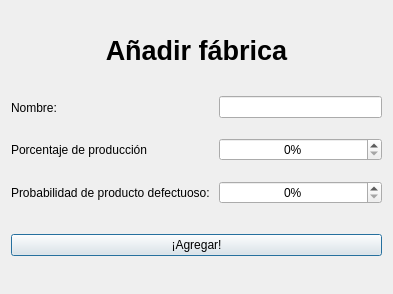
<?xml version="1.0" encoding="UTF-8"?>
<ui version="4.0">
 <class>AddFactory</class>
 <widget class="QDialog" name="AddFactory">
  <property name="geometry">
   <rect>
    <x>0</x>
    <y>0</y>
    <width>393</width>
    <height>294</height>
   </rect>
  </property>
  <property name="maximumSize">
   <size>
    <width>600</width>
    <height>16777215</height>
   </size>
  </property>
  <property name="windowTitle">
   <string>Dialog</string>
  </property>
  <widget class="QWidget" name="layoutWidget">
   <property name="geometry">
    <rect>
     <x>11</x>
     <y>11</y>
     <width>371</width>
     <height>271</height>
    </rect>
   </property>
   <layout class="QVBoxLayout" name="verticalLayout_3" stretch="1,4,1">
    <item>
     <widget class="QLabel" name="label_3">
      <property name="sizePolicy">
       <sizepolicy hsizetype="Preferred" vsizetype="Fixed">
        <horstretch>0</horstretch>
        <verstretch>0</verstretch>
       </sizepolicy>
      </property>
      <property name="font">
       <font>
        <pointsize>20</pointsize>
        <bold>true</bold>
       </font>
      </property>
      <property name="text">
       <string>Añadir fábrica</string>
      </property>
      <property name="alignment">
       <set>Qt::AlignmentFlag::AlignCenter</set>
      </property>
     </widget>
    </item>
    <item>
     <layout class="QHBoxLayout" name="horizontalLayout">
      <item>
       <layout class="QVBoxLayout" name="verticalLayout_2">
        <property name="spacing">
         <number>20</number>
        </property>
        <item>
         <widget class="QLabel" name="label">
          <property name="text">
           <string>Nombre: </string>
          </property>
         </widget>
        </item>
        <item>
         <widget class="QLabel" name="label_4">
          <property name="text">
           <string>Porcentaje de producción</string>
          </property>
         </widget>
        </item>
        <item>
         <widget class="QLabel" name="label_2">
          <property name="text">
           <string>Probabilidad de producto defectuoso: </string>
          </property>
         </widget>
        </item>
       </layout>
      </item>
      <item>
       <layout class="QVBoxLayout" name="verticalLayout">
        <property name="spacing">
         <number>20</number>
        </property>
        <item>
         <widget class="QLineEdit" name="line_edit_name">
          <property name="inputMask">
           <string/>
          </property>
          <property name="text">
           <string/>
          </property>
          <property name="maxLength">
           <number>32767</number>
          </property>
          <property name="alignment">
           <set>Qt::AlignmentFlag::AlignCenter</set>
          </property>
          <property name="placeholderText">
           <string/>
          </property>
         </widget>
        </item>
        <item>
         <widget class="QSpinBox" name="spin_box_prod">
          <property name="alignment">
           <set>Qt::AlignmentFlag::AlignCenter</set>
          </property>
          <property name="suffix">
           <string>%</string>
          </property>
         </widget>
        </item>
        <item>
         <widget class="QSpinBox" name="spin_box_def">
          <property name="alignment">
           <set>Qt::AlignmentFlag::AlignCenter</set>
          </property>
          <property name="suffix">
           <string>%</string>
          </property>
         </widget>
        </item>
       </layout>
      </item>
     </layout>
    </item>
    <item>
     <widget class="QPushButton" name="btn">
      <property name="text">
       <string>¡Agregar!</string>
      </property>
     </widget>
    </item>
   </layout>
  </widget>
 </widget>
 <resources/>
 <connections/>
</ui>
